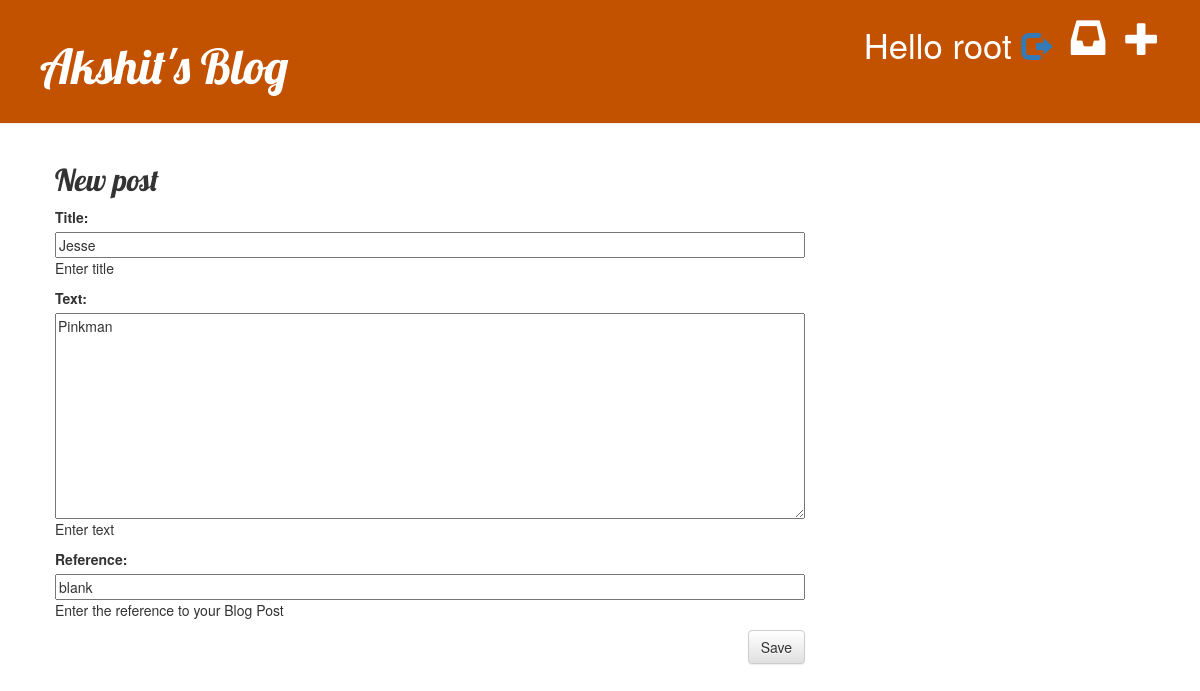
The app's page /post/22/edit/ (signed in) with its own data.
### demo/models.py (models this page shows, shortened)
class Post(models.Model):
    author = models.ForeignKey(settings.AUTH_USER_MODEL, on_delete=models.CASCADE, help_text='Select the Author')
    title = models.CharField(max_length = 200, help_text = 'Enter title')
    text = models.TextField(help_text = 'Enter text')
    created_date = models.DateTimeField(default = timezone.now,)
    published_date = models.DateTimeField(null = True, blank = True)
    reference = models.URLField(help_text='Enter the reference to your Blog Post', blank=True)

### demo/views.py (the view)
# urls.py: path('post/<int:pk>/edit/', views.post_edit, name='post_edit'),
@login_required
def post_edit(request, pk):
    post = get_object_or_404(Post, pk=pk)
    if request.method == "POST":
        form = PostForm(request.POST, instance=post)
        if form.is_valid():
            post = form.save(commit=False)
            post.author = request.user
            post.save()
            return redirect('post_detail', pk=post.pk)
    else:
        form = PostForm(instance=post)
    return render(request, 'demo/post_edit.html', {'form': form})

### demo/forms.py
class PostForm(forms.ModelForm):
    class Meta:
        model = Post
        fields = ('title','text','reference')

### demo/templates/demo/post_edit.html (shortened to what this page needs)
{% extends 'demo/base.html' %}
{% block content %}
    <h2>New post</h2>
    <form method="POST" class="post-form">
        {{ form.as_p }}
        <button type="submit" class="save btn btn-default">Save</button>
    </form>
{% endblock %}

### demo/templates/demo/base.html (shortened to what this page needs)
{% load static %}
<html>
    <head>
        <link rel="stylesheet" href="//maxcdn.bootstrapcdn.com/bootstrap/3.2.0/css/bootstrap.min.css">
        <link rel="stylesheet" href="//maxcdn.bootstrapcdn.com/bootstrap/3.2.0/css/bootstrap-theme.min.css">
        <link rel="stylesheet" href="{% static 'css/demo.css' %}">
    </head>
    <body>
        <div class="page-header">
            {% if user.is_authenticated %}
                <a href="{% url 'post_new'%}" class="top-menu"><span class="glyphicon glyphicon-plus"></span></a>
                <a href="{% url 'post_draft_list' %}" class="top-menu"><span class="glyphicon glyphicon-inbox"></span></a>
                <p class="top-menu">Hello {{ user.username }} <small><a href="{% url 'logout' %}"><span class="glyphicon glyphicon-log-out"></span></a></small></p>
            {% else %}
                <a href="{% url 'login' %}" class="top-menu"><span class="glyphicon glyphicon-lock"></span></a>
            {% endif %}
                <h1><a href="/">Akshit's Blog</a></h1>
        </div>
        <div class="content container">
            <div class="row">
                <div class="col-md-8">
                {% block content %}
                {% endblock %}
                </div>
            </div>
        </div>
    </body>
</html>

### demo/static/css/demo.css (style rules this page uses)
.page-header { background-color: #C25100; margin-top: 0; padding: 20px 20px 20px 40px; }
.page-header h1, .page-header h1 a, .page-header h1 a:visited, .page-header h1 a:active { color: #ffffff; font-size: 36pt; text-decoration: none; }
.content { margin-left: 40px; }
h1, h2, h3, h4 { font-family: 'Lobster', cursive; }
.save { float: right; }
.post-form textarea, .post-form input { width: 100%; }
.top-menu, .top-menu:hover, .top-menu:visited { color: #ffffff; float: right; font-size: 26pt; margin-right: 20px; }

### records on screen
Post: title "Jesse", text "Pinkman", reference "blank"

### other values on screen
{{ user.username }} "root"
